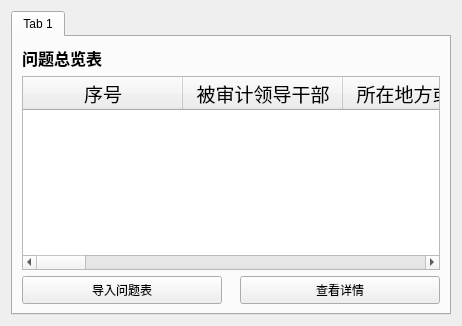
     <widget class="QWidget" name="page_que">
      <layout class="QGridLayout" name="gridLayout_4">
       <item row="0" column="0">
        <widget class="QTabWidget" name="tabWidget">
         <widget class="QWidget" name="tab">
          <attribute name="title">
           <string>Tab 1</string>
          </attribute>
          <layout class="QGridLayout" name="gridLayout_2">
           <item row="0" column="0">
            <widget class="QLabel" name="label_2">
             <property name="font">
              <font>
               <pointsize>12</pointsize>
               <weight>75</weight>
               <bold>true</bold>
              </font>
             </property>
             <property name="text">
              <string>问题总览表</string>
             </property>
            </widget>
           </item>
           <item row="1" column="0" colspan="4">
            <widget class="QTableWidget" name="tableWidget">
             <attribute name="horizontalHeaderDefaultSectionSize">
              <number>160</number>
             </attribute>
             <column>
              <property name="text">
               <string>序号</string>
              </property>
              <property name="font">
               <font>
                <pointsize>14</pointsize>
               </font>
              </property>
             </column>
             <column>
              <property name="text">
               <string>被审计领导干部</string>
              </property>
              <property name="font">
               <font>
                <pointsize>14</pointsize>
               </font>
              </property>
             </column>
             <column>
              <property name="text">
               <string>所在地方或单位</string>
              </property>
              <property name="font">
               <font>
                <pointsize>14</pointsize>
               </font>
              </property>
             </column>
             <column>
              <property name="text">
               <string>发文字号</string>
              </property>
              <property name="font">
               <font>
                <pointsize>14</pointsize>
               </font>
              </property>
             </column>
             <column>
              <property name="text">
               <string>审计报告文号</string>
              </property>
              <property name="font">
               <font>
                <pointsize>14</pointsize>
               </font>
              </property>
             </column>
             <column>
              <property name="text">
               <string>出具审计报告时间</string>
              </property>
              <property name="font">
               <font>
                <pointsize>14</pointsize>
               </font>
              </property>
             </column>
             <column>
              <property name="text">
               <string>审计组组长</string>
              </property>
              <property name="font">
               <font>
                <pointsize>14</pointsize>
               </font>
              </property>
             </column>
             <column>
              <property name="text">
               <string>审计组主审</string>
              </property>
              <property name="font">
               <font>
                <pointsize>14</pointsize>
               </font>
              </property>
             </column>
             <column>
              <property name="text">
               <string>问题描述</string>
              </property>
              <property name="font">
               <font>
                <pointsize>14</pointsize>
               </font>
              </property>
             </column>
             <column>
              <property name="text">
               <string>问题一级分类</string>
              </property>
              <property name="font">
               <font>
                <pointsize>14</pointsize>
               </font>
              </property>
             </column>
             <column>
              <property name="text">
               <string>问题二级分类</string>
              </property>
              <property name="font">
               <font>
                <pointsize>14</pointsize>
               </font>
              </property>
             </column>
             <column>
              <property name="text">
               <string>问题三级分类</string>
              </property>
              <property name="font">
               <font>
                <pointsize>14</pointsize>
               </font>
              </property>
             </column>
             <column>
              <property name="text">
               <string>问题四级分类</string>
              </property>
              <property name="font">
               <font>
                <pointsize>14</pointsize>
               </font>
              </property>
             </column>
             <column>
              <property name="text">
               <string>备注</string>
              </property>
              <property name="font">
               <font>
                <pointsize>14</pointsize>
               </font>
              </property>
             </column>
             <column>
              <property name="text">
               <string>问题金额</string>
              </property>
              <property name="font">
               <font>
                <pointsize>14</pointsize>
               </font>
              </property>
             </column>
             <column>
              <property name="text">
               <string>移送及处理情况</string>
              </property>
              <property name="font">
               <font>
                <pointsize>14</pointsize>
               </font>
              </property>
             </column>
            </widget>
           </item>
           <item row="2" column="0">
            <widget class="QPushButton" name="pushButton_queimport">
             <property name="minimumSize">
              <size>
               <width>200</width>
               <height>28</height>
              </size>
             </property>
             <property name="maximumSize">
              <size>
               <width>200</width>
               <height>28</height>
              </size>
             </property>
             <property name="text">
              <string>导入问题表</string>
             </property>
            </widget>
           </item>
           <item row="2" column="3">
            <widget class="QPushButton" name="pushButton">
             <property name="minimumSize">
              <size>
               <width>200</width>
               <height>28</height>
              </size>
             </property>
             <property name="maximumSize">
              <size>
               <width>200</width>
               <height>28</height>
              </size>
             </property>
             <property name="text">
              <string>查看详情</string>
             </property>
            </widget>
           </item>
          </layout>
         </widget>
        </widget>
       </item>
      </layout>
     </widget>
